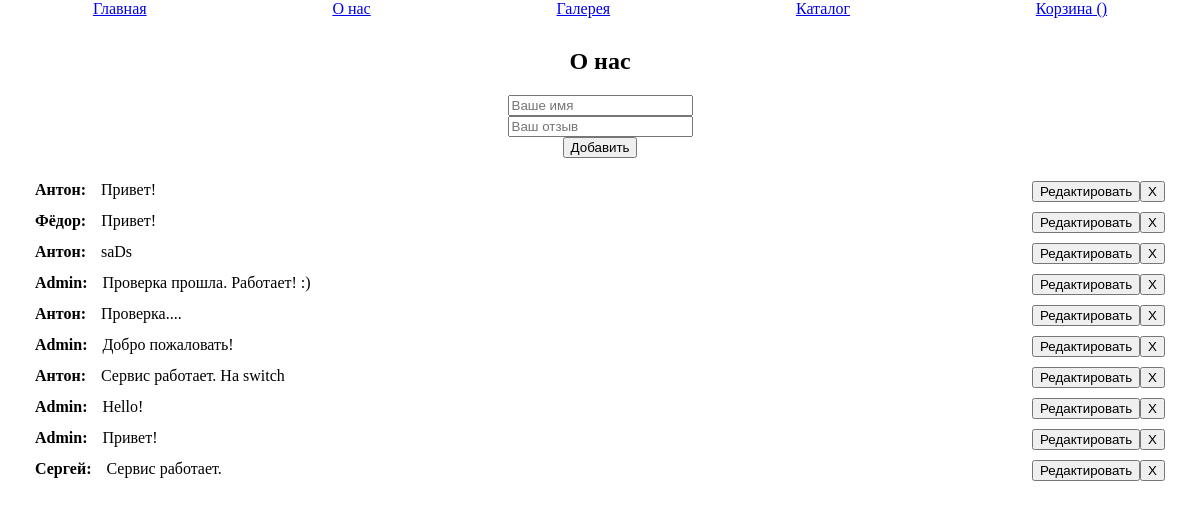
Page /feedback.php on the committed database.
### tables this page shows
CREATE TABLE `feedback` (
  `id` int NOT NULL,
  `name` varchar(255) NOT NULL,
  `feedback` text NOT NULL
);

### feedback.php (the view, shortened to what this page needs)
<?php
include "./config/config.php";
$action = 'create';
$btntext = 'Добавить';
$message = '';
$row = null;
$result = mysqli_query($link, "SELECT * FROM feedback ORDER BY id DESC");
?>
<!doctype html>
<html lang="en">
<head>
    <link rel="stylesheet" href="/styles/style.css">
</head>
<body>
<?php include TEMPLATES_DIR . "menu.php" ?>
<div class="container">
    <h2>О нас</h2>
    <form action="?action=<?=$action?>" method="post">
        <input type="text" placeholder="Ваше имя" name="name" value="<?=$row['name']?>"><br>
        <input type="text" placeholder="Ваш отзыв" name="feedback" value="<?=$row['feedback']?>"><br>
        <input type="submit" value="<?=$btntext?>">
    </form>
    <?=$message?><br>
    <?php foreach ($result as $item): ?>
    <div class="feedback">
        <div class="feedback-data">
            <b><?=$item['name']?>:</b><?=$item['feedback']?>
        </div>
        <div class="feedback-actions">
            <a href="?action=edit&id=<?=$item['id']?>"><button>Редактировать</button></a><a href="?action=delete&id=<?=$item['id']?>"><button>X</button>
        </a>
        </div>
    </div>
    <?php endforeach; ?>
</div>
</body>
</html>

### styles/style.css (style rules this page uses)
body { margin: 0 auto; text-align: center; }
.container { padding: 10px 35px 10px 35px; }
.feedback { display: flex; justify-content: space-between; padding: 5px 0px 5px 0px; }
.feedback b { padding-right: 15px; }
.feedback-actions { padding-left: 15px; }

### rows in the picture
feedback: name "Антон", feedback "Привет!"
feedback: name "Фёдор", feedback "Привет!"
feedback: name "Антон", feedback "saDs"
feedback: name "Admin", feedback "Проверка прошла. Работает! :)"
feedback: name "Антон", feedback "Проверка...."
feedback: name "Admin", feedback "Добро пожаловать!"
feedback: name "Антон", feedback "Сервис работает. На switch"
feedback: name "Admin", feedback "Hello!"
feedback: name "Admin", feedback "Привет!"
feedback: name "Сергей", feedback "Сервис работает."
